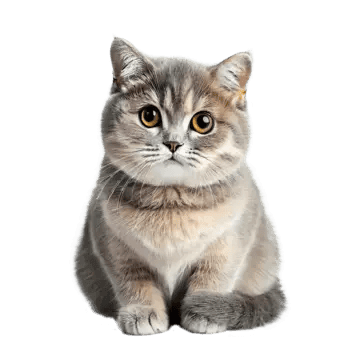
#> input picture input.png, 360 x 360 px
$ python -i image_utils.py   (imports and definitions only)
#> lines starting #> are read from the running program, lines starting #| are printed output that depends on the picture
#> further down, picture is the input picture: PIL image 360x360 P; mean R, G, B, A 60, 56.5, 52.4, 91.3
"""Image loading, resizing, and normalisation utilities.

Memory: O(H * W * C) per image. ~3 MB for 512x512x3 float32.
Throughput: < 1 ms per image for resize + normalise on CPU.
"""

from __future__ import annotations

import numpy as np
import numpy.typing as npt


# [104 lines left out: functions load_image, save_image, normalise_for_vae, denormalise_from_vae, make_batch, resize_mask, not called in this run]


# ── Backward-compat wrappers for sparse_edit.editing.pipeline ──
# pipeline.py calls preprocess_image(np_array, target_size=..., dtype=...)
# expecting an MLX array of shape [1, H, W, 3] in [-1, 1], and calls
# postprocess_image(mx_array) expecting an HWC uint8 numpy array.
import mlx.core as _mx_pp
from PIL import Image as _PIL_Image


def preprocess_image(
    image,
    target_size=(512, 512),
    dtype=None,
):
    """Resize -> normalise -> MLX array with batch dim.

    Parameters
    ----------
    image : np.ndarray (HWC uint8) or PIL.Image
    target_size : tuple[int, int]  (H, W)
    dtype : mlx dtype, optional (defaults to mx.float32)

    Returns
    -------
    mx.array of shape [1, H, W, 3] in [-1, 1]
    """
#> called with target_size = (512, 512)
    # Accept PIL or numpy input.
    if hasattr(image, "convert"):  # PIL.Image
        image = np.array(image.convert("RGB"), dtype=np.uint8)
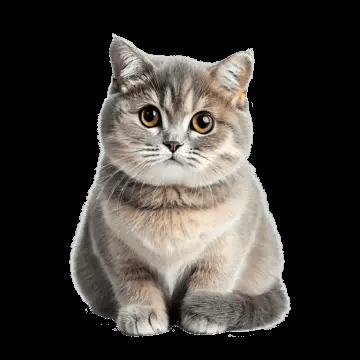
#> image: shape (360, 360, 3); mean R, G, B 60, 56.5, 52.4

    if image.ndim == 4:
        image = image[0]
    if image.dtype != np.uint8:
        if image.max() <= 1.0:
            image = (image * 255.0).clip(0, 255).astype(np.uint8)
        else:
            image = image.clip(0, 255).astype(np.uint8)

    # Resize via PIL (target_size is (H, W); PIL expects (W, H))
    H, W = int(target_size[0]), int(target_size[1])
    pil = _PIL_Image.fromarray(image).convert("RGB")
    pil = pil.resize((W, H), _PIL_Image.LANCZOS)
    arr = np.asarray(pil, dtype=np.float32)

    # Normalise to [-1, 1]
    arr = arr / 127.5 - 1.0

    # Add batch dim -> [1, H, W, 3]
    arr = arr[None, ...]

    # To MLX
    mlx_dtype = dtype if dtype is not None else _mx_pp.float32
#> (the run stopped early here; a loop or call above may not have finished)
